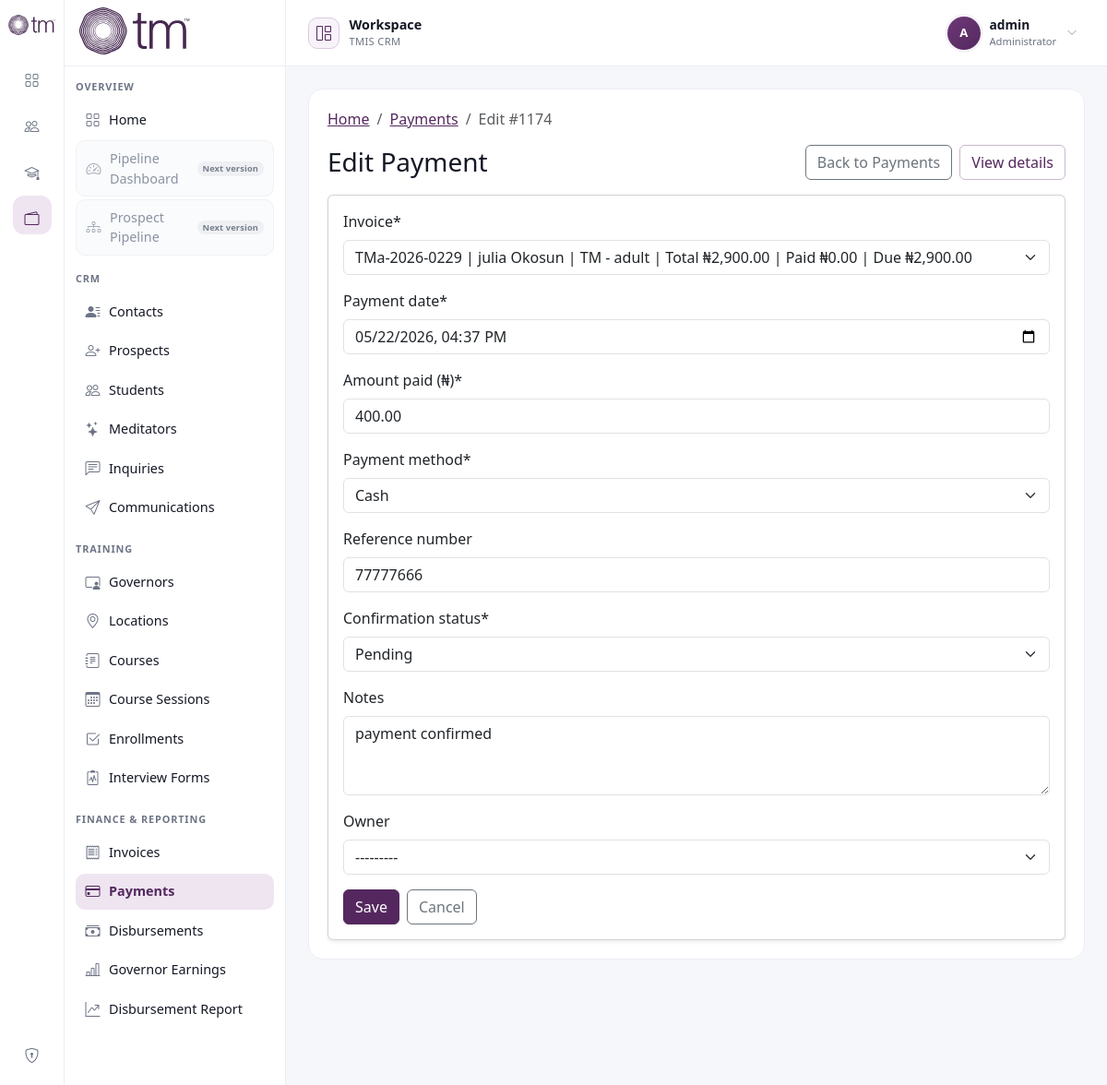
The app's page /payments/1174/edit/ (signed in) with its own data.
### core/models.py (models this page shows, shortened)
class TimeStampedModel(models.Model):
    created_at = models.DateTimeField(auto_now_add=True)
    updated_at = models.DateTimeField(auto_now=True)
    class Meta:
        abstract = True

class Payment(TimeStampedModel):
    owner = models.ForeignKey(
        settings.AUTH_USER_MODEL,
        on_delete=models.CASCADE,
        related_name="owned_payments",
        null=True,
        blank=True,
    )
    invoice = models.ForeignKey(
        Invoice,
        on_delete=models.PROTECT,
        related_name="payments",
    )
    payment_date = models.DateTimeField()
    amount_paid = models.DecimalField(
        max_digits=10,
        decimal_places=2,
        validators=[MinValueValidator(Decimal("0.01"))],
    )
    payment_method = models.CharField(
        max_length=20,
        choices=PaymentMethod.choices,
    )
    reference_number = models.CharField(max_length=100, blank=True)
    confirmation_status = models.CharField(
        max_length=20,
        choices=PaymentConfirmationStatus.choices,
        default=PaymentConfirmationStatus.PENDING,
    )
    notes = models.TextField(blank=True)
    class Meta:
        ordering = ["-payment_date"]
        indexes = [
            models.Index(fields=["invoice", "payment_date"]),
            models.Index(fields=["confirmation_status"]),
        ]

### core/views.py (the view)
class PaymentUpdateView(BaseUpdateView):
    model = Payment
    form_class = PaymentForm
    fields = None
    def get_form_kwargs(self):
        kwargs = super().get_form_kwargs()
        kwargs["request_user"] = self.request.user
        kwargs["selected_student_id"] = self.object.invoice.enrollment.student_id if self.object else None
        return kwargs

### core/currency.py (called while the page is built)
def format_currency(value) -> str:
    try:
        amount = Decimal(str(value or 0))
    except (InvalidOperation, TypeError, ValueError):
        amount = Decimal("0.00")
    return f"{CURRENCY_SYMBOL}{amount:,.2f}"

### core/forms.py (called while the page is built)
    @staticmethod
    def _invoice_label(invoice):
        student_name = str(invoice.enrollment.student.prospect)
        course_name = invoice.enrollment.session.course.name
        total = (invoice.total_amount or Decimal("0.00")).quantize(Decimal("0.01"))
        paid = (invoice.amount_paid or Decimal("0.00")).quantize(Decimal("0.01"))
        outstanding = (invoice.outstanding_balance or Decimal("0.00")).quantize(Decimal("0.01"))
        return (
            f"{invoice.invoice_number} | {student_name} | {course_name} | "
            f"Total {format_currency(total)} | Paid {format_currency(paid)} | "
            f"Due {format_currency(outstanding)}"
        )

### core/models.py (called while the page is built)
    def __str__(self) -> str:
        return f"{self.first_name} {self.last_name}".strip() or f"Prospect #{self.pk}"

    @property
    def first_name(self) -> str:
        return self.contact.first_name if self.contact_id else ""

    @property
    def last_name(self) -> str:
        return self.contact.last_name if self.contact_id else ""

### core/services/ownership.py (called while the page is built, shortened)
def scope_queryset_for_user(*, queryset: QuerySet, model, user) -> QuerySet:
    if not user or not getattr(user, "is_authenticated", False):
        return queryset.none()
    if user.is_superuser or user.is_staff:
        return queryset

### core/views.py (called while the page is built)
def get_model_ui_options(model):
    return {
        "allow_create": True,
        "allow_delete": True,
        "allow_archive": False,
        "manage_in_admin": False,
        **CRUD_MODEL_UI_OPTIONS.get(model, {}),
    }

    def _model_slug(self):
        return self.model._meta.model_name

    @staticmethod
    def _supports_uuid_lookup(model):
        if model not in {Contact, Prospect, Student, Meditator, Inquiry}:
            return False
        return any(field.name == "uuid" for field in model._meta.fields)

    def _ui_model_names(self):
        return self.MODEL_UI_NAME_OVERRIDES.get(
            self.model,
            (
                self.model._meta.verbose_name.title(),
                self.model._meta.verbose_name_plural.title(),
            ),
        )

    def get_queryset(self):
        queryset = super().get_queryset()
        return scope_queryset_for_user(
            queryset=queryset,
            model=self.model,
            user=self.request.user,
        )

### core/templates/core/crud/payment/form.html (shortened to what this page needs)
{% extends "core/crud/base.html" %}
{% load crispy_forms_tags %}
{% block breadcrumb_current %}
  <li class="breadcrumb-item active" aria-current="page">
    {% if object %}Edit #{{ object.pk }}{% else %}Create{% endif %}
  </li>
{% endblock %}
{% block content %}
<div class="d-flex justify-content-between align-items-center mb-3">
  <h1 class="h3 mb-0">{% if object %}Edit{% else %}Create{% endif %} {{ model_name }}</h1>
  <div class="d-flex gap-2">
    <a class="btn btn-outline-secondary" href="{% url list_url_name %}">Back to {{ model_name_plural }}</a>
    {% if object %}
      <a class="btn btn-outline-primary" href="{% url detail_url_name object.pk %}">View details</a>
    {% endif %}
  </div>
</div>
<div class="card shadow-sm">
  <div class="card-body">
    <form method="post" novalidate>
      {{ form|crispy }}
      <div class="d-flex gap-2 mt-3">
        <button class="btn btn-primary" type="submit" {% if no_open_invoices and not object %}disabled{% endif %}>
          Save
        </button>
        {% if object %}
          <a class="btn btn-outline-secondary" href="{% url detail_url_name object.pk %}">Cancel</a>
        {% else %}
          <a class="btn btn-outline-secondary" href="{% url list_url_name %}">Cancel</a>
        {% endif %}
      </div>
    </form>
  </div>
</div>
{% endblock %}

### core/templates/core/crud/base.html (shortened to what this page needs)
<!DOCTYPE html>
{% load static %}
<html lang="en">
<head>
  <link
    href="https://cdn.jsdelivr.net/npm/bootstrap@5.3.3/dist/css/bootstrap.min.css"
    rel="stylesheet"
  >
  <link
    rel="stylesheet"
    href="https://cdn.jsdelivr.net/npm/bootstrap-icons@1.11.3/font/bootstrap-icons.min.css"
  >
</head>
<body>
  <div class="crm-layout d-flex">
    <aside class="icon-rail d-none d-lg-flex flex-column align-items-center py-3 position-sticky top-0 vh-100">
      <a class="mb-4 d-inline-flex justify-content-center" href="{% url 'core:home' %}" title="TMIS">
        <img src="{% static 'core/images/tmis-logo.svg' %}" alt="TMIS CRM" class="brand-mark">
      </a>
      <nav class="d-flex flex-column align-items-center gap-2">
        <a class="icon-link{% if request.path == '/' %} active{% endif %}" href="{% url 'core:home' %}" title="Home">
          <i class="bi bi-grid"></i>
        </a>
        <a class="icon-link" href="{% url 'core:prospect-list' %}" title="CRM">
          <i class="bi bi-people"></i>
        </a>
        <a class="icon-link" href="{% url 'core:teacher-list' %}" title="Training">
          <i class="bi bi-mortarboard"></i>
        </a>
        <a class="icon-link{% if '/invoices/' in request.path or '/payments/' in request.path or '/disbursements/' in request.path or '/reporting/' in request.path %} active{% endif %}" href="{% url 'core:invoice-list' %}" title="Finance">
          <i class="bi bi-wallet2"></i>
        </a>
      </nav>
      <div class="mt-auto d-flex flex-column align-items-center gap-2">
        {% if request.user.is_staff %}
          <a class="icon-link" href="/admin/" title="Admin">
            <i class="bi bi-shield-lock"></i>
          </a>
        {% endif %}
      </div>
    </aside>
    <aside class="main-sidebar d-none d-lg-flex flex-column position-sticky top-0 vh-100">
      <div class="sidebar-header px-3 d-flex align-items-center">
        <div>
          <img src="{% static 'core/images/tmis-logo.svg' %}" alt="TMIS CRM" class="sidebar-logo mb-1">
        </div>
      </div>
      <nav class="main-nav">
        {% include "core/crud/partials/sidebar_nav.html" %}
      </nav>
    </aside>
    <main class="content-shell">
      <div class="desktop-account-bar d-none d-lg-flex">
        <div class="workspace-context" aria-label="Current workspace">
          <span class="workspace-context-icon" aria-hidden="true"><i class="bi bi-grid-1x2"></i></span>
          <span>
            <span class="workspace-context-title">Workspace</span>
            <span class="workspace-context-label">TMIS CRM</span>
          </span>
        </div>
        {% if request.user.is_authenticated %}
          <div class="dropdown">
            <button class="account-menu-toggle dropdown-toggle" type="button" data-bs-toggle="dropdown" aria-expanded="false" aria-label="Open account menu for {{ request.user.get_username }}">
              <span class="account-avatar" aria-hidden="true">{{ request.user.get_username|first }}</span>
              <span class="account-menu-identity">
                <span class="account-menu-name">{{ request.user.get_full_name|default:request.user.get_username }}</span>
                <span class="account-menu-role">
                  {% if request.user.is_superuser %}Administrator{% elif request.user.is_staff %}Staff account{% else %}Account{% endif %}
                </span>
              </span>
              <i class="bi bi-chevron-down account-menu-chevron" aria-hidden="true"></i>
            </button>
          </div>
        {% else %}
          <a class="btn btn-outline-primary btn-sm" href="{% url 'core:login' %}?next={{ request.path|urlencode }}">Login</a>
        {% endif %}
      </div>
      <div class="content-card">
        {% if list_url_name %}
          <nav aria-label="breadcrumb" class="mb-3">
            <ol class="breadcrumb mb-0">
              <li class="breadcrumb-item"><a href="{% url 'core:home' %}">Home</a></li>
              <li class="breadcrumb-item"><a href="{% url list_url_name %}">{{ model_name_plural }}</a></li>
              {% block breadcrumb_current %}{% endblock %}
            </ol>
          </nav>
        {% endif %}
        {% block content %}{% endblock %}
      </div>
    </main>
  </div>
</body>
</html>

### records on screen
Payment: pk "1174", invoice "TMa-2026-0229 | julia Okosun | TM - adult | Total ₦2,900.00 | Paid ₦0.00 | Due ₦2,900.00", payment_date "05/22/2026 16:37", amount_paid "400.00", payment_method "Cash", reference_number "77777666", confirmation_status "Pending", notes "payment confirmed", owner "---------"

### other values on screen
{{ request.user.get_username|first }} "A"
{{ request.user.get_full_name|default:request.user.get_username }} "admin"
{{ model_name_plural }} "Payments"
{{ model_name }} "Payment"
